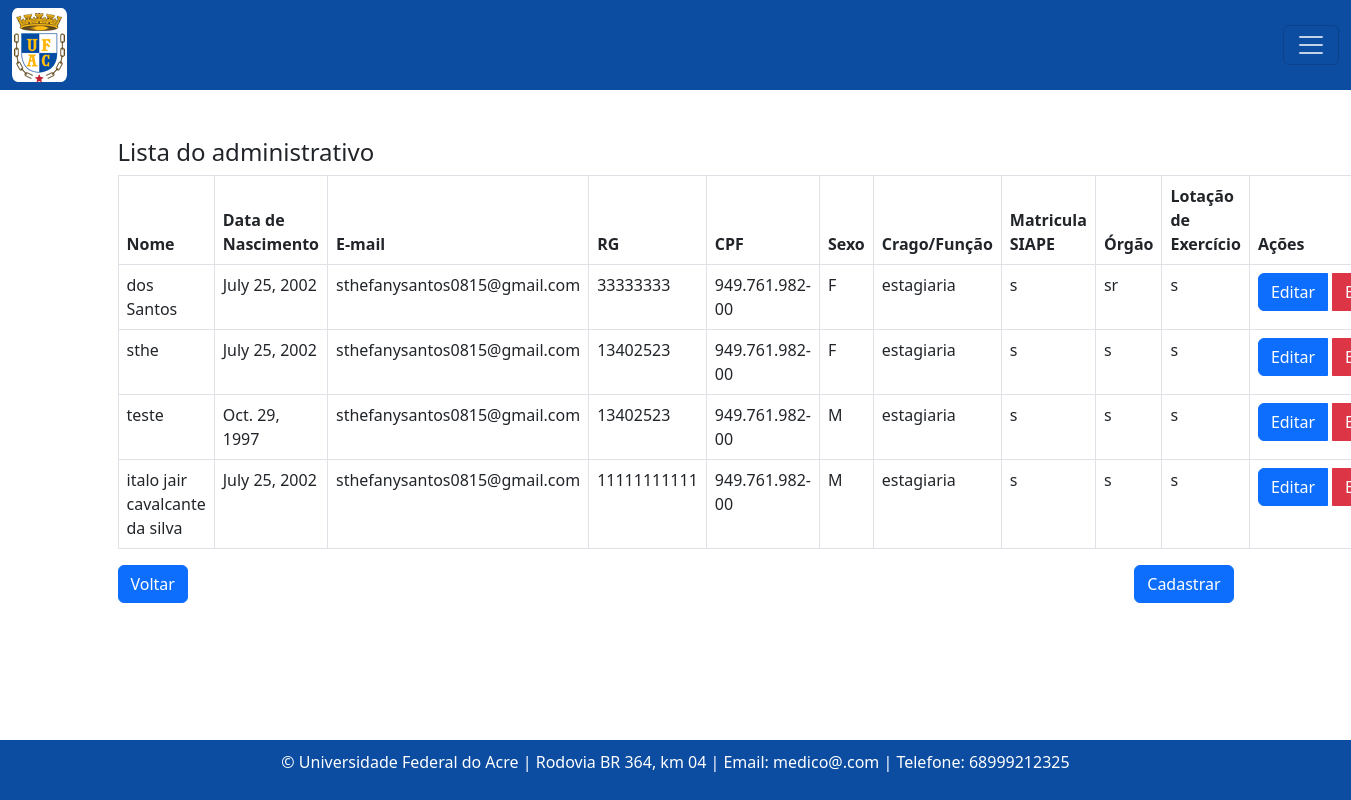
Page /administrativo/ on the earlier database version.
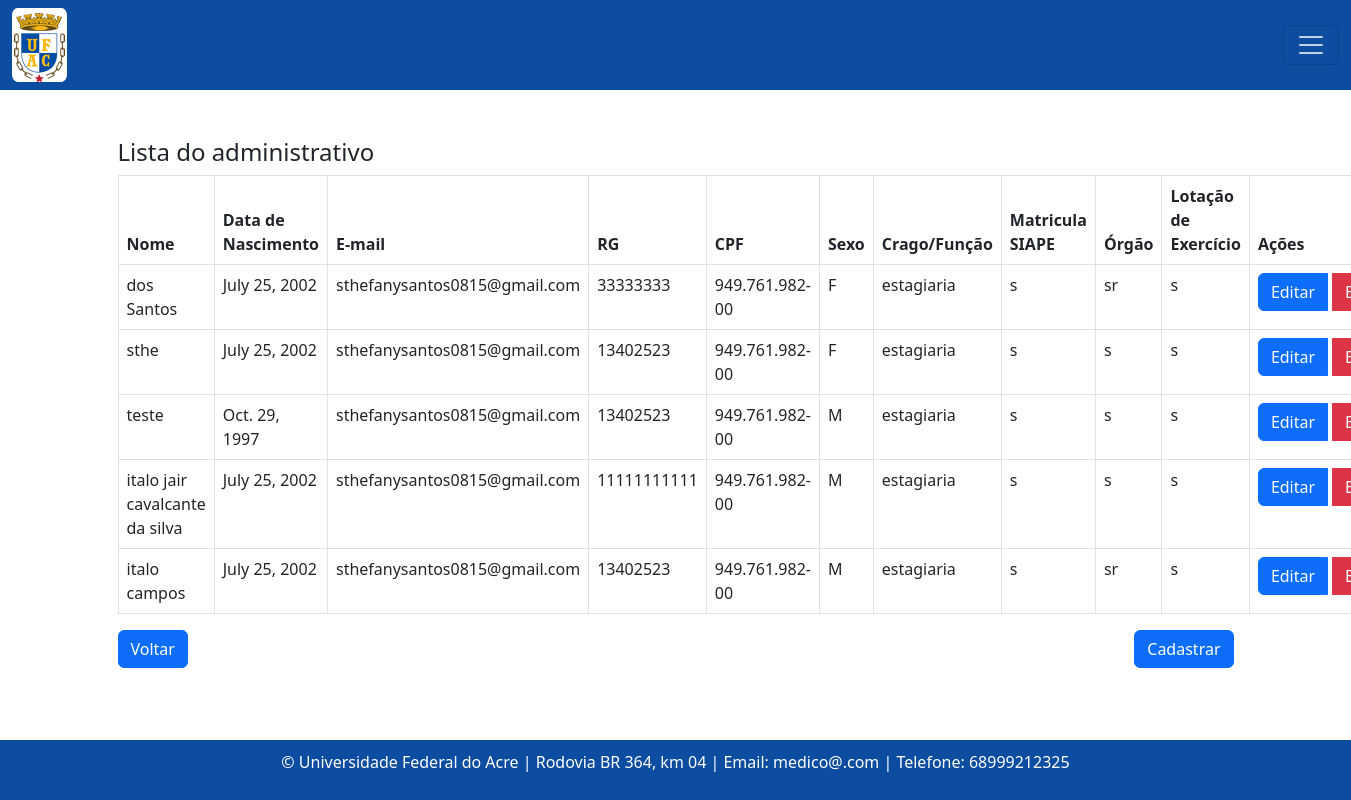
Same page on the later database version.
### consulta/models.py (models this page shows, shortened)
class Administrativo(models.Model):
    nome = models.CharField(max_length=100)
    data_nascimento = models.DateField()
    email = models.EmailField()
    rg = models.CharField(max_length=20)
    cpf = models.CharField(max_length=14)
    sexo = models.CharField(max_length=1, choices=[('M', 'Masculino'), ('F', 'Feminino')])
    cargo_funcao = models.CharField(max_length=50, default='')
    cep = models.CharField(max_length=9)
    cidade = models.CharField(max_length=50)
    bairro = models.CharField(max_length=50, default='')
    uf = models.CharField(max_length=2)
    numero = models.CharField(max_length=10)
    ddd_telefone = models.CharField(max_length=3)
    complemento = models.CharField(max_length=100, blank=True, null=True, default='')
    orgao = models.CharField(max_length=50, default='')
    lotacao_de_exercicio = models.CharField(max_length=50, default='')
    matricula_siape = models.CharField(max_length=20)

### consulta/views.py (the view)
# urls.py: path('administrativo/', listar_administrativo, name= 'administrativoListagem'),
def listar_administrativo(request):
    administrativo = Administrativo.objects.all()
    return render(request, 'consultas/listagem_administrativo.html', {'administrativo': administrativo})

### templates/consultas/listagem_administrativo.html (shortened to what this page needs)
{% extends "base.html" %}
{% block content %}
  <h4>Lista do administrativo</h4>
  <table class="table table-bordered">
    <thead>
      <tr>
        <th>Nome</th>
        <th>Data de Nascimento</th>
        <th>E-mail</th>
        <th>RG</th>
        <th>CPF</th>
        <th>Sexo</th>
        <th>Crago/Função</th>
        <th>Matricula SIAPE</th>
        <th>Órgão</th>
        <th>Lotação de Exercício</th>
        <th>Ações</th>
      </tr>
    </thead>
    <tbody>
      {% for administrativo in administrativo %}
      <tr>
        <td>{{ administrativo.nome }}</td>
        <td>{{ administrativo.data_nascimento }}</td>
        <td>{{ administrativo.email }}</td>
        <td>{{ administrativo.rg }}</td>
        <td>{{ administrativo.cpf }}</td>
        <td>{{ administrativo.sexo }}</td>
        <td>{{ administrativo.cargo_funcao }}</td>
        <td>{{ administrativo.matricula_siape }}</td>
        <td>{{ administrativo.orgao }}</td>
        <td>{{ administrativo.lotacao_de_exercicio }}</td>
        <td>
          <div class="btn-group" role="group" aria-label="Ações">
            <a href="{% url 'administrativoEditar' administrativo.id %}" class="btn btn-primary">Editar</a>
            <a href="{% url 'administrativoExcluir' administrativo.id %}" class="btn btn-danger ms-1">Excluir</a>
          </div>
        </td>
      </tr>
       {% endfor %}
  </tbody>
</table>
<div class="d-flex justify-content-between">
  <a class="btn btn-primary" href="{% url 'home' %}">Voltar</a>
  <a class="btn btn-primary" href="{% url 'administrativoCreate'  %}">Cadastrar</a>
</div>
{% endblock %}

Differences in the rows shown:
added Administrativo: nome "italo campos", data_nascimento "July 25, 2002", email "sthefanysantos0815@gmail.com", rg "13402523", cpf "949.761.982-00", sexo "M", cargo_funcao "estagiaria", matricula_siape "s", orgao "sr", lotacao_de_exercicio "s"
